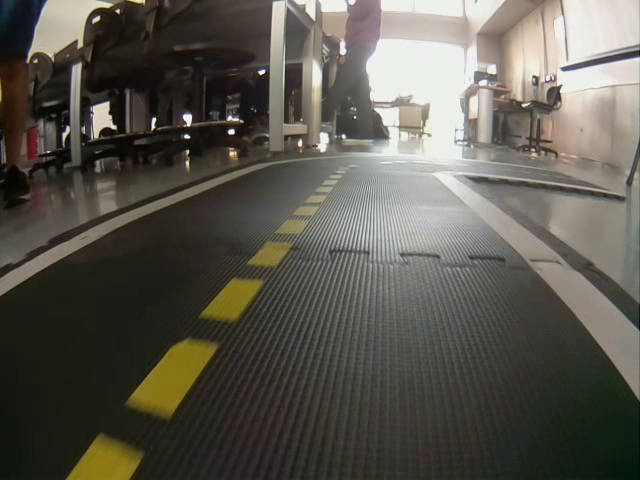
#> input picture frame 16 of images/film4.avi, 640 x 480 px, given in place of film5.avi, which was not available
$ python last.py
#> lines starting #> are read from the running program, lines starting #| are printed output that depends on the picture; after the words box and inside, x2 and y2 are one past the last pixel; in counts of white or black regions, pixels touching at a corner belong together; pictures that were not available may be replaced by others from this repository, and a replacement may not be noted
import cv2
import numpy as np
import matplotlib.pyplot as plt

def nothing(x):
    pass


cap = cv2.VideoCapture("images/film5.avi")

while (True):
    ret, frame = cap.read()
#> frame is the input picture: shape (480, 640, 3); mean B, G, R 79.2, 87.8, 90.7
    blurred_frame = cv2.GaussianBlur(frame, (5, 5), 0)
    hsv = cv2.cvtColor(blurred_frame, cv2.COLOR_BGR2HSV)
#> hsv: shape (480, 640, 3); mean H, S, V 32, 48.4, 91.9
    # Para el momento
    gray = cv2.cvtColor(blurred_frame, cv2.COLOR_BGR2GRAY)
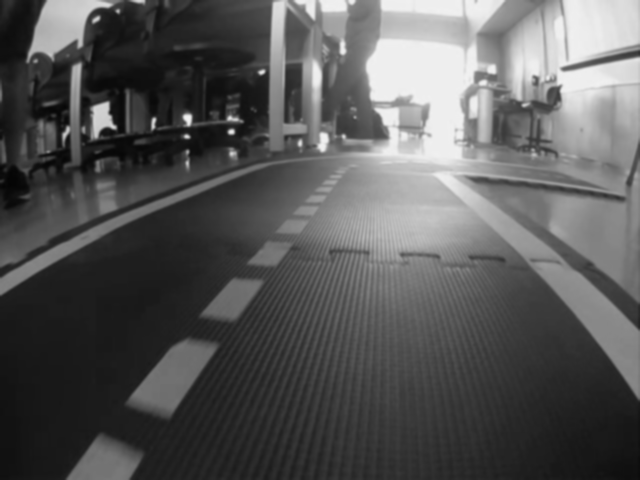
#> gray: shape (480, 640); min 4, max 241, mean 87.7
    ret2, thresh = cv2.threshold(gray, 127, 255, 0)
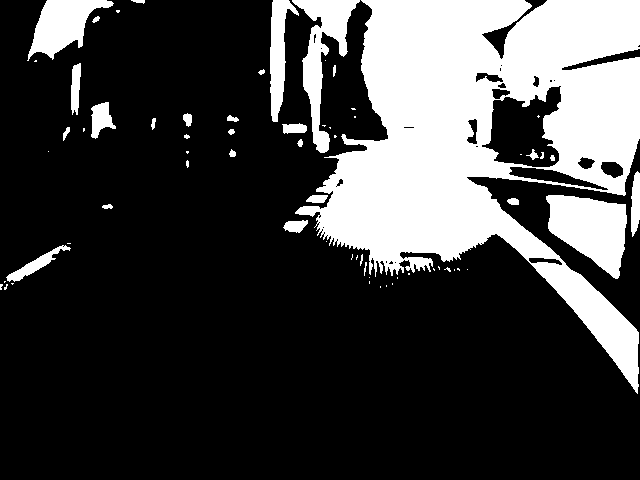
#> thresh: shape (480, 640); 25.3% white; 66 white regions (36 under 20 px), largest, box (x1, y1, x2, y2) and area: (295, 0, 640, 394) 62339, (546, 195, 627, 279) 4354, (292, 0, 360, 153) 3334

    # First
    l_g = np.array([3, -2, 179])
    u_g = np.array([23, 18, 259])
    mask = cv2.inRange(hsv, l_g, u_g)
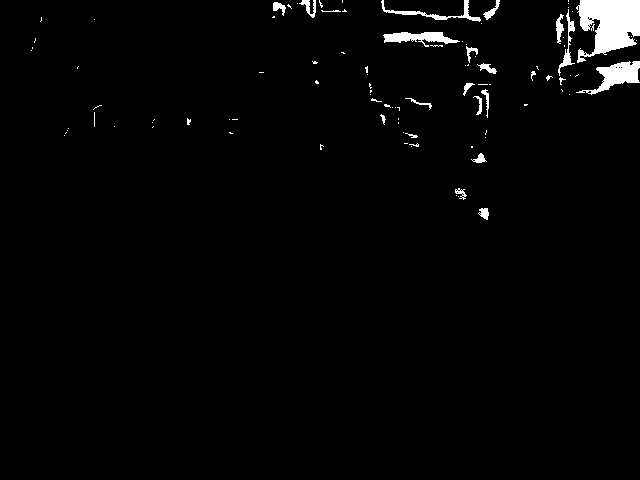
#> mask: shape (480, 640); 2.1% white; 100 white regions (76 under 20 px)

    # second
    l_w = np.array([20, 100, 100])
    u_w = np.array([30, 255, 255])
    mask2 = cv2.inRange(hsv, l_g, u_g)

    contours, hierarchy = cv2.findContours(mask, cv2.RETR_TREE, cv2.CHAIN_APPROX_NONE)
#> contours = 125 contours, 107 with area under 20; largest, box (x1, y1, x2, y2) and area: (576, 0, 640, 63) 2469, (576, 61, 640, 95) 796, (383, 32, 460, 47) 493, (381, 0, 481, 22) 280, (558, 9, 575, 76) 174
    for contour in contours:
        cv2.drawContours(frame, contour, -1, (0, 255, 0), 3)
        # Momentos
        M = cv2.moments(contour)
        # calculate x,y coordinate of center
        if M["m00"] != 0:
            cX = int(M["m10"] / M["m00"])
            cY = int(M["m01"] / M["m00"])
        else:
            cX, cY = 0, 0
        cv2.circle(frame, (cX, cY), 5, (255, 255, 255), -1)

        cv2.imshow("normal", frame)
        cv2.imshow("video", hsv)
#> this loop made 125 passes
#> (contour, cX, cY) on passes 2, 3, 4, 5, 8, 9, 10, 11, 13, 16, 17: ([[479, 214], [480, 213], [481, 214], [480, 215]], 480, 214), ([[478, 213], [479, 212], [480, 213], [479, 214]], 479, 213), ([[458, 196]], 0, 0), ([[456, 195]], 0, 0), ([[462, 194], [463, 193], [464, 194], [463, 195]], 463, 194), ([[461, 193], [462, 192], [463, 193], [462, 194]], 462, 193), ([[456, 192], [457, 191], [458, 192], [457, 193]], 457, 192), ([[460, 190], [461, 189], [462, 190], [461, 191]], 461, 190), ([[455, 190], [456, 189], [457, 190], [456, 191]], 456, 190), ([[471, 146], [471, 147], [472, 147], [472, 146]], 471, 146), ([[411, 146]], 0, 0)
#> (cX, cY) on passes 1, 6, 7, 12, 14, 15: (483, 212), (460, 192), (462, 196), (458, 190), (479, 158), (473, 160)
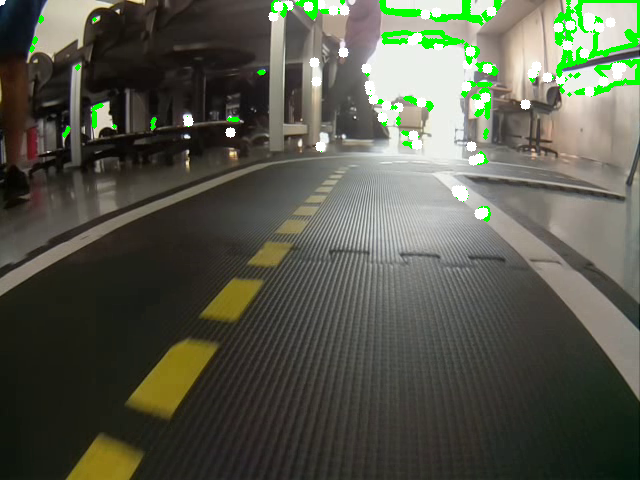
#> frame: shape (480, 640, 3); 3.54% of pixels changed, all inside (x1, y1, x2, y2) = (0, 0, 640, 222)

    key = cv2.waitKey(10)
#> (key Esc is pressed here)
    if key == 27:
        break

cap.release()
cv2.destroyAllWindows()

$ run again, starting later in the video
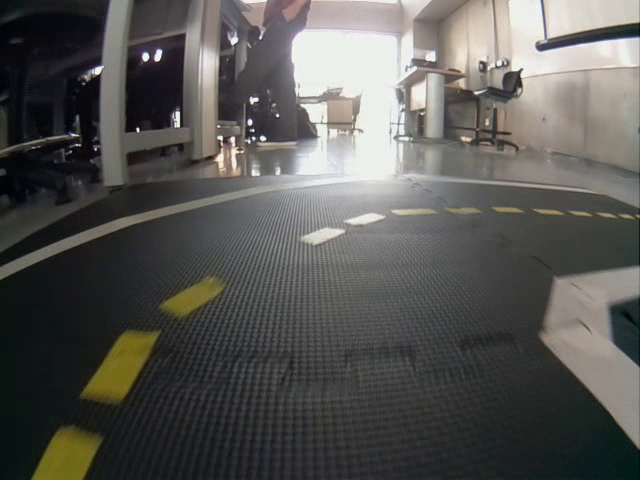
#> input picture frame 76 of images/film4.avi, 640 x 480 px, given in place of film5.avi, which was not available
#> frame is the input picture: shape (480, 640, 3); mean B, G, R 84.8, 87.6, 88.5
#> hsv: shape (480, 640, 3); mean H, S, V 63.8, 32.1, 90.9
#> `ret2, thresh = cv2.threshold(gray, 127, 255, 0)`:
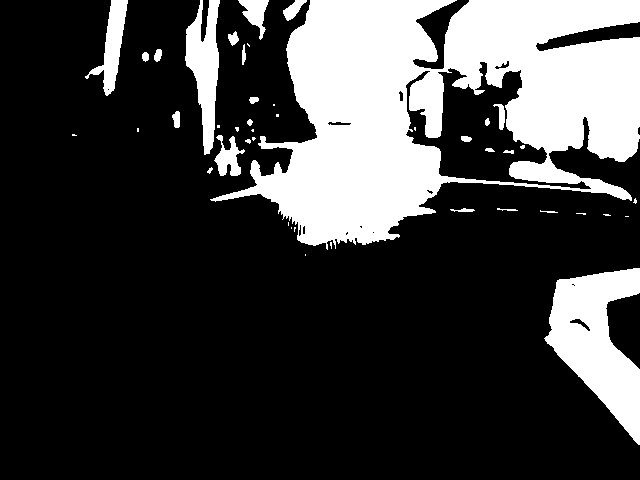
#> thresh: shape (480, 640); 24.4% white; 44 white regions (20 under 20 px), largest, box (x1, y1, x2, y2) and area: (210, 0, 640, 250) 58990, (544, 268, 640, 445) 8899, (185, 0, 220, 155) 2959
#> mask: shape (480, 640); 2.3% white; 87 white regions (63 under 20 px)
#> contours = 119 contours, 98 with area under 20; largest, box (x1, y1, x2, y2) and area: (511, 20, 640, 80) 2138, (549, 0, 640, 37) 1934, (337, 0, 431, 18) 471, (414, 74, 438, 102) 209, (199, 62, 217, 84) 203
#> the loop `for contour in contours:` made 119 passes
#> (contour, cX, cY) on passes 1, 3, 5, 8, 9, 10, 12: ([[316, 243]], 0, 0), ([[303, 237], [303, 238], [304, 237]], 303, 237), ([[379, 219]], 0, 0), ([[397, 210]], 0, 0), ([[392, 210], [393, 211], [393, 210]], 392, 210), ([[386, 194]], 0, 0), ([[367, 194], [366, 195], [367, 196], [368, 195]], 367, 195)
#> after the loop `for contour in contours:`:
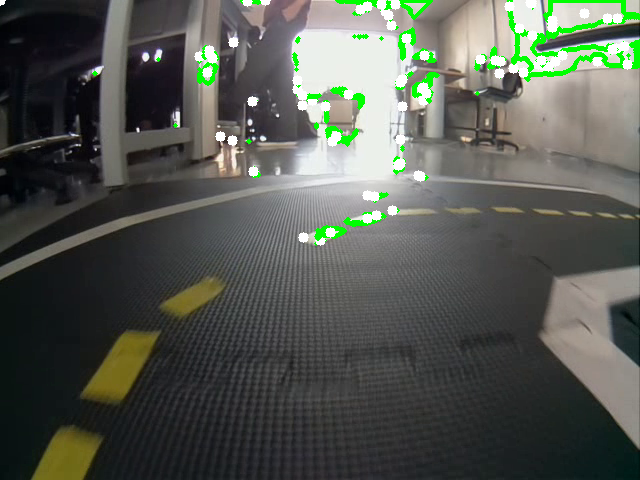
#> frame: shape (480, 640, 3); 3.68% of pixels changed, all inside (x1, y1, x2, y2) = (0, 0, 640, 246)

$ run again, starting later in the video
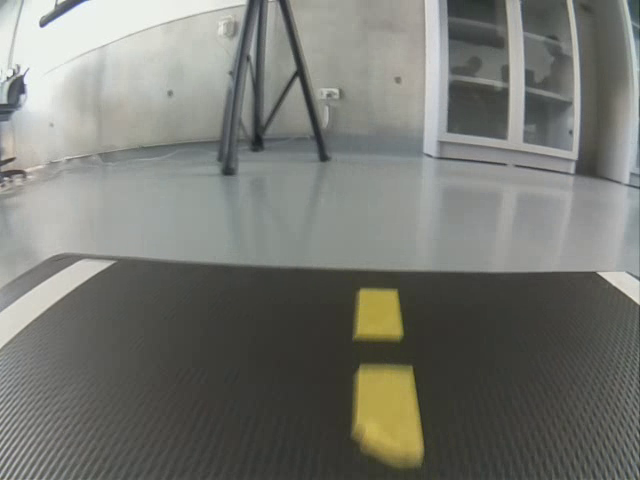
#> input picture frame 135 of images/film4.avi, 640 x 480 px, given in place of film5.avi, which was not available
#> frame is the input picture: shape (480, 640, 3); mean B, G, R 114.2, 120.2, 119
#> hsv: shape (480, 640, 3); mean H, S, V 45.9, 18.1, 121.2
#> `ret2, thresh = cv2.threshold(gray, 127, 255, 0)`:
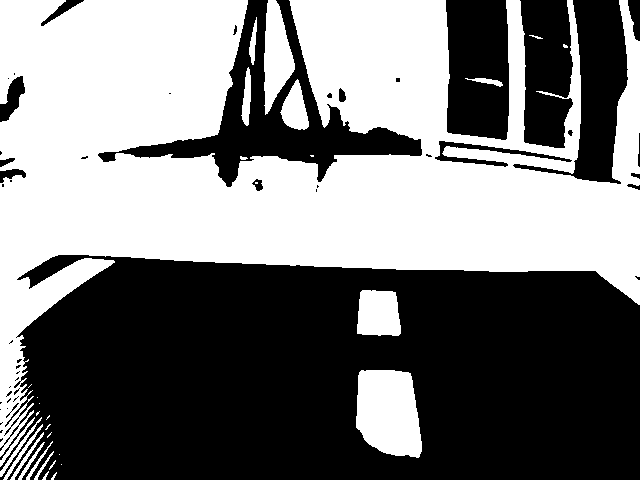
#> thresh: shape (480, 640); 47.7% white; 32 white regions (14 under 20 px), largest, box (x1, y1, x2, y2) and area: (0, 0, 640, 457) 134723, (356, 370, 422, 458) 4771, (264, 0, 295, 115) 2175
#> mask: shape (480, 640); 1.1% white; 48 white regions (33 under 20 px)
#> contours = 82 contours, 68 with area under 20; largest, box (x1, y1, x2, y2) and area: (37, 260, 92, 308) 574, (3, 134, 47, 170) 470, (19, 184, 49, 219) 460, (425, 0, 431, 94) 252, (600, 271, 634, 296) 206
#> the loop `for contour in contours:` made 82 passes
#> (contour, cX, cY) on passes 3, 4, 5, 6, 9, 10, 12, 13: ([[25, 322], [26, 321], [27, 322], [26, 323]], 26, 322), ([[38, 306], [37, 307], [38, 307]], 37, 306), ([[21, 303]], 0, 0), ([[28, 297]], 0, 0), ([[42, 287]], 0, 0), ([[627, 285], [628, 286]], 0, 0), ([[629, 281]], 0, 0), ([[627, 281]], 0, 0)
#> after the loop `for contour in contours:`:
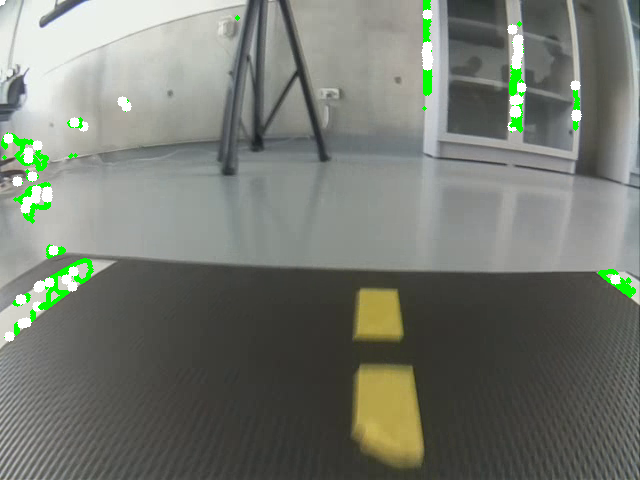
#> frame: shape (480, 640, 3); 2.29% of pixels changed, all inside (x1, y1, x2, y2) = (0, 0, 636, 342)
